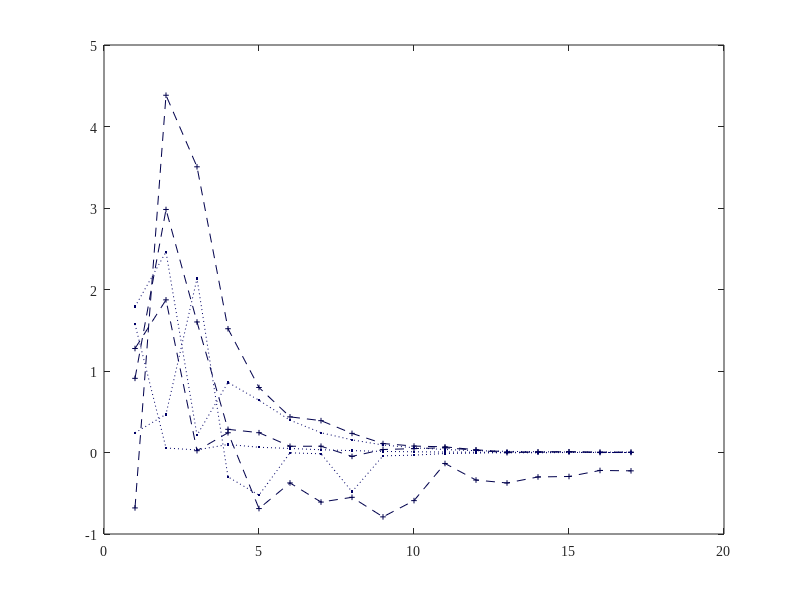

This chart was generated by the following MATLAB code: (Note: this script raises an error after producing the figure.)
% Relative cheng plot
% define figure properties
opts.Colors     = get(groot,'defaultAxesColorOrder');
opts.saveFolder = 'img/';
opts.width      = 8.25*2;
opts.height     = 6.25*1.5;
opts.fontType   = 'Times New Roman';
opts.fontSize   = 9;

% create new figure
fig = figure('DefaultTextFontName', opts.fontType, 'DefaultAxesFontName', opts.fontType); clf

xy_raw = [0.9851162790697676 -0.6799260484577205
2.0120930232558143 4.383506859978593
3.0093023255813955 3.5054977133404686
3.9618604651162794 1.5186727644254159
4.973953488372093 0.797577113943758
5.97860465116279 0.4373552593169201
6.983255813953488 0.39094093607083735
8.010232558139535 0.23470857254062505
9.02232558139535 0.10984723168239885
9.989767441860467 0.0790989588401283
10.972093023255814 0.06928091855599838
11.999069767441862 0.0333414420550735
13.011162790697675 0.007852486134085623
14.01581395348837 0.003279167072101963
14.990697674418607 0.009146638123964657
15.987906976744187 0.004568453828937891
17.000000000000004 0.005230125523011608
0.9851162790697676 0.9100321105380944
1.9823255813953493 2.98181375887905
2.9795348837209303 1.6017125620317216
3.9767441860465116 0.28437287146054313
4.973953488372093 0.2431838085044271
5.956279069767442 0.07646200252992141
7.0130232558139545 0.07715286562226353
8.025116279069769 -0.047708475235963554
9.007441860465116 0.03661574389413236
9.96 0.04769874476987468
10.97953488372093 0.058825532743017384
12.013953488372094 0.028121046998150767
13.011162790697675 -0.0026077649119393698
14.02325581395349 0.00851415782816023
15.02325581395349 0.00851415782816023
15.987906976744187 -0.0006616716940737177
17.014883720930236 0.000009730466089763468
0.9851162790697676 1.2761408971489736
1.9972093023255815 1.8730368784664782
3.0093023255813955 0.022234115014109435
3.9618604651162794 0.2425221368103525
4.973953488372093 -0.687778534591807
5.97860465116279 -0.37331419675002486
6.990697674418605 -0.6080081735915135
8.002790697674419 -0.5498151211443032
9.014883720930234 -0.7897392235088061
9.974883720930231 -0.590366838571569
10.986976744186048 -0.13468424637539833
11.98418604651163 -0.3380072005449062
13.011162790697675 -0.37394667704583107
14.02325581395349 -0.30006324802957973
14.975813953488375 -0.2942103726768508
15.980465116279072 -0.22033180889364523
16.98511627906977 -0.22490512795562978
0.970232558139535 3.8598131750510847
1.9972093023255815 2.0717816483409552
2.9944186046511634 1.8004670623722872
3.9618604651162794 2.2718108397392234
4.973953488372094 2.314313515617398
5.971162790697675 2.283584703707308
6.998139534883721 2.242415101683371
7.995348837209301 2.154154909020142
9.007441860465116 2.0763646978690278
9.974883720930233 2.076997178164834
10.986976744186048 2.077658849858908
12.013953488372094 2.036489247834971
13.011162790697675 2.026680938016931
14.008372093023256 2.037793130290941
14.968372093023257 2.0384207453537027
16.002790697674424 2.049557263792936
16.98511627906977 2.039739223508806];

obj_y = [    0.2292
    0.1787
    0.1400
    0.1512
    0.1505
    0.1498
    0.1490
    0.1483
    0.1517
    0.1519
    0.1517
    0.1514
    0.1514
    0.1513
    0.1513
    0.1512
    0.1512] ./0.2292;

   constraint = [0.000242110659591
   0.000468422679626
   0.002135368462721
   0.000298844031013
   0.000523027123729
   0.000003935314348
   0.000015851337773
   0.000480942362222
   0.000041245434662
   0.000032429892185
   0.000012609887984
   0.000006302811204
   0.000002543409080
   0.000003714343359
   0.000000067825300
   0.000000063548298
   0.000940050873136
   0.000063840668741
   0.000380814047427
   0.001198269329136
   0.001478875669667
   0.000849204139731
   0.000381872088144
   0.000339969015197
   0.000194060093985
   0.000142682513415
   0.000088572666759
   0.000054341230219
   0.000032896099374
   0.000022779368296
   0.000014883067584
   0.000010015804673
   0.001216517410954
   0.009944091825887
   0.000453006730380
   0.001199680954422
   0.000591147956835
   0.000550053081135
   0.000263637644813
   0.000159657211548
   0.000106703985738
   0.000066622621045
   0.000041143037425
   0.000026442726260
   0.000016476486612
   0.000010656864653
   0.000006871500978
   0.000004582620696
   0.001302550479400
   0.000119970604462
   0.000004438205066
   0.000003620995786
   0.001328960844124
   0.000001572422591
   0.000001844959479
   0.000382000973529
   0.000052121953441
   0.000367988742108
   0.000436606342810
   0.000208880641048
   0.000097023189308
   0.000002787190910
   0.000000328426038
   0.000000101370077
   0.015747251122238
   0.000551622430947
   0.000313758901398
   0.000987087432868
   0.000642115715610
   0.000496292891454
   0.000338342248693
   0.000231960922591
   0.000132532322122
   0.000087612364137
   0.000055768331908
   0.000033721123589
   0.000020285508481
   0.000013190736602
   0.000008609257762
   0.000005820677938
   0.004213318213677
   0.001506985838977
   0.000000288859627
   0.000000236166059
   0.000355548586153
   0.000000174087709
   0.000000157839098
   0.000077331654790
   0.000006322789554
   0.000044502786373
   0.000054669955773
   0.000029790625645
   0.000014617577302
   0.000027901257048
   0.000018474913337
   0.000012736970140
   0.001216517410950
   0.009944091825916
   0.000453006730380
   0.001199680954420
   0.000591147956835
   0.000550053081135
   0.000263637644813
   0.000159657211548
   0.000106703985738
   0.000066622621045
   0.000041143037425
   0.000026442726260
   0.000016476486612
   0.000010656864653
   0.000006871500978
   0.000004582620696
   0.001213075418885
   0.000512361509588
   0.000014274314507
   0.000000274236898
   0.000167586614752
   0.000141883468293
   0.000006194437407
   0.000037586252395
   0.000016356295644
   0.000010388500135
   0.000001690999188
   0.000004663911742
   0.000001975568620
   0.000001800324844
   0.000000780729558
   0.000000271704799
   0.001786836669639
   0.001817855476032
   0.000005695818621
   0.000004521020341
   0.001003159835311
   0.000714104837324
   0.000383079924323
   0.000295272366995
   0.000167560120798
   0.000116097451484
   0.000077446461029
   0.000049978524576
   0.000031058482436
   0.000021373592931
   0.000014061248239
   0.000009483293079
   0.001789684490346
   0.002461189576324
   0.000211353372543
   0.000860858523981
   0.000641016196655
   0.000396563028489
   0.000242787540109
   0.000155250207547
   0.000091742615180
   0.000058495894661
   0.000036472964147
   0.000022527376430
   0.000014222446125
   0.000009117348498
   0.000005920645920
   0.000003989647872
   0.018247679379845
   0.001042026526692
   0.039180312957546
   0.000000119599523
   0.000000158068105
   0.000000090761443
   0.000000137577453
   0.000000141847295
   0.000000132429181
   0.000000132872006
   0.000000136911792
   0.000000139396185
   0.000000152453983
   0.000000169148625
   0.000000199616709
   0.000000218537092];

disp_con =    [0.000242110659591
   0.000468422679626
   0.002135368462721
  -0.000298844031013
  -0.000523027123729
  -0.000003935314348
  -0.000015851337773
  -0.000480942362222
  -0.000041245434662
  -0.000032429892185
  -0.000012609887984
  -0.000006302811204
  -0.000002543409080
  -0.000003714343359
  -0.000000067825300
  -0.000000063548298
  -0.000000063548298]*1e3;

comp_con = [0.015747251122238
   0.000551622430947
   0.000313758901398
   0.000987087432868
   0.000642115715610
   0.000496292891454
   0.000338342248693
   0.000231960922591
   0.000132532322122
   0.000087612364137
   0.000055768331908
   0.000033721123589
   0.000020285508481
   0.000013190736602
   0.000008609257762
   0.000005820677938
   0.000005820677938]*1e2;

   tension_con =[ 0.001789684490346
   0.002461189576324
   0.000211353372543
   0.000860858523981
   0.000641016196655
   0.000396563028489
   0.000242787540109
   0.000155250207547
   0.000091742615180
   0.000058495894661
   0.000036472964147
   0.000022527376430
   0.000014222446125
   0.000009117348498
   0.000005920645920
   0.000003989647872
   0.000003989647872]*1e3;

left_color = [0 0 0.4];
right_color = [0 0.4 0];
fig = figure(1);
set(fig,'defaultAxesColorOrder',[[0 0 0]; [0 0 0]]);

% Constraint

 ii = 1;
plot(1:17,xy_raw((17*(ii-1)+1):(17*(ii)) ,2),'--+','Color',left_color*0.75,'MarkerSize',4,'HandleVisibility','off')
hold on
 ii = 2;
plot(1:17,xy_raw((17*(ii-1)+1):(17*(ii)) ,2),'--+','Color',left_color*0.75,'MarkerSize',4,'HandleVisibility','off')
hold on
 ii = 3;
plot(1:17,xy_raw((17*(ii-1)+1):(17*(ii)) ,2),'--+','Color',left_color*0.75,'MarkerSize',4,'HandleVisibility','on')
hold on

plot(1:17,disp_con,':.','Color',left_color,'HandleVisibility','off') %SLSVP
hold on
plot(1:17,comp_con,':.','Color',left_color,'HandleVisibility','off') %SLSVP
hold on
plot(1:17,tension_con,':.','Color',left_color,'HandleVisibility','on') %SLSVP

hold on
ii = 4;
yyaxis right
ylabel('Std. objective')
plot(1:17, (2+xy_raw((17*(ii-1)+1):(17*(ii)) ,2) )/5.8598 ,'--x','Color', right_color*0.75,'MarkerSize',4,'HandleVisibility','on')

plot(1:17,obj_y,':s','Color', right_color,'MarkerSize',4,'HandleVisibility','on') %SLSVP

% add axis labes and legend
%axis tight
ylim([0 1])
xlim([1,17])
xlabel('Iteration')
yyaxis left
ylabel('Relative constraint fulfillment')

legend('SAP - constraints','SLSVP - constraints','SAP - objective', 'SLSVP - objective','Location','best')

% scaling
fig.Units               = 'centimeters';
fig.Position(3)         = opts.width;
fig.Position(4)         = opts.height;

% set text properties
set(fig.Children, ...
    'FontName',     'Times New Roman', ...
    'FontSize',     9);

% remove unnecessary white space
set(gca,'LooseInset',max(get(gca,'TightInset'), 0.02))

% export to png
fig.PaperPositionMode   = 'auto';
print([opts.saveFolder 'Figure9'], '-dpng', '-r600')
close